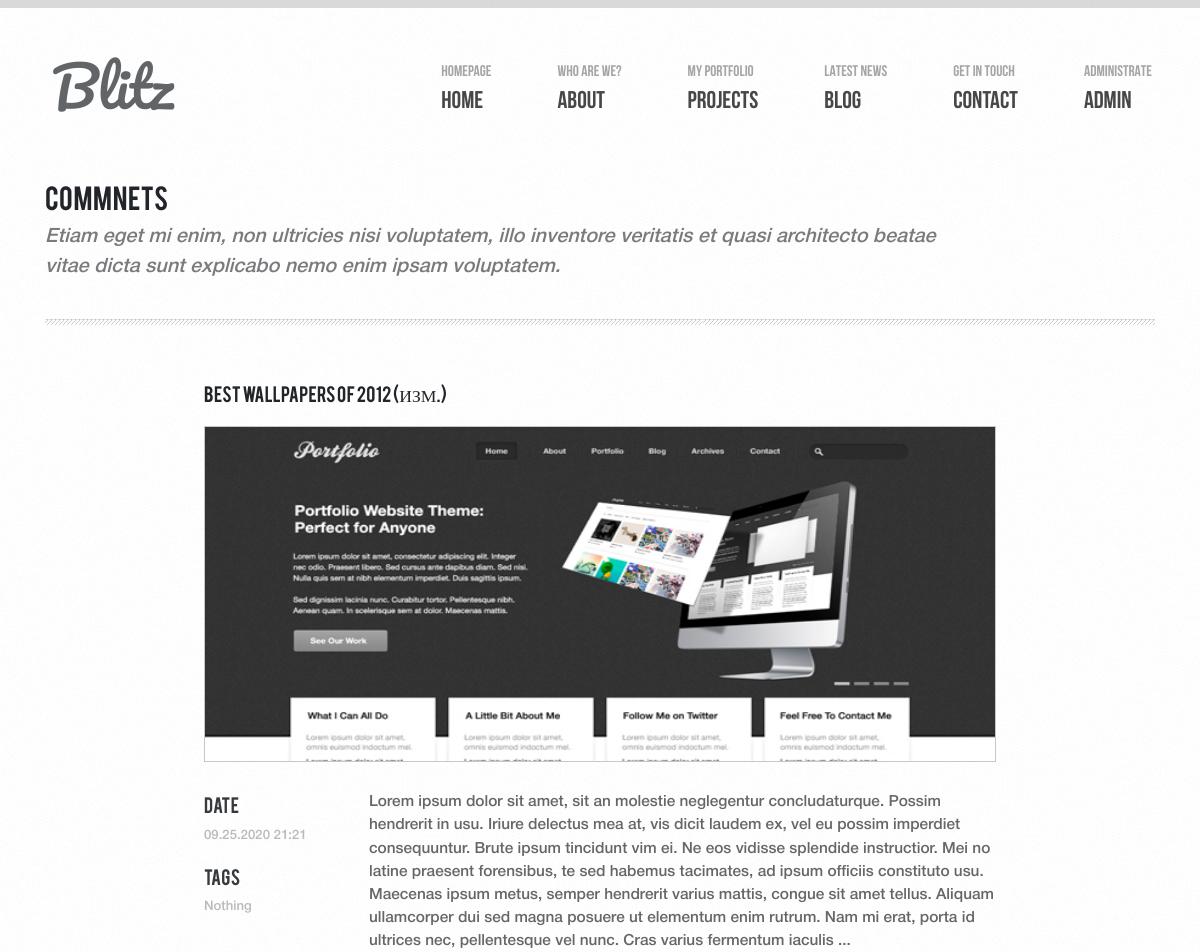
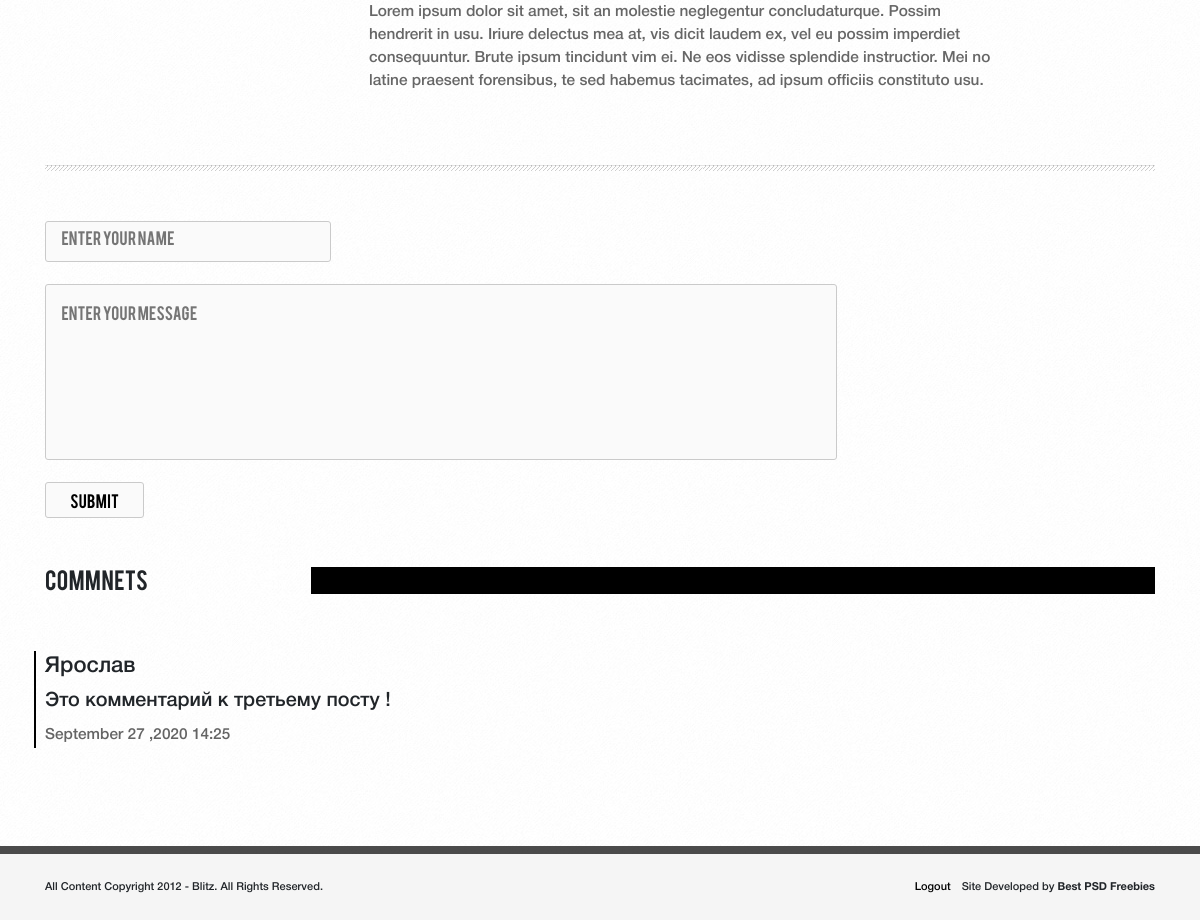
The app's page /blog/comments&id_post=1 (signed in) with its own data (2 pictures, top to bottom).
### models.py (models this page shows, shortened)
class Posts(db.Model):
    id = db.Column(db.Integer, primary_key=True)
    title = db.Column(db.String(50), nullable=False)
    img_path = db.Column(db.String(100), default='../static/images/projects_img')
    date = db.Column(db.String(50), default=datetime.now().strftime("%B %d ,%Y"))
    tags = db.Column(db.String(50), nullable=False)
    text = db.Column(db.String(200), nullable=False)
    comments = db.relationship('Comments', uselist=False, backref='posts')

class Comments(db.Model):
    id = db.Column(db.Integer, primary_key=True)
    id_post = db.Column(db.Integer, db.ForeignKey('posts.id'))
    name = db.Column(db.String(30), nullable=False)
    text = db.Column(db.String(200), nullable=False)
    date = db.Column(db.String(50), default=datetime.now().strftime("%B %d ,%Y %H:%M"))

### view.py (the view, shortened to what this page needs)
@app.route('/blog/comments&id_post=<int:id_post>', methods=['GET', 'POST'])
def comment(id_post):
    post = Posts.query.filter_by(id=id_post).all()
    comms = Comments.query.filter_by(id_post=id_post).order_by(Comments.date.desc()).all()
    form = PostComments(obj=comms)
    return render_template('comments.html', post=post, comms=comms)

### forms.py
class PostComments(Form):
	name = StringField('Name')
	text = TextAreaField('Text')

### templates/comments.html (shortened to what this page needs)
{% extends 'base.html' %}
{% block head %}
    <link rel="stylesheet" href="../static/css/comments.css">
{% endblock %}
{% block main %}
    <main class="main">
        <div class="container">
            <div class="about-title">
                <div class="title text-uppercase">Commnets</div>
                <div class="subtitle">Etiam eget mi enim, non ultricies nisi voluptatem, illo inventore veritatis et quasi architecto beatae<br>
                                      vitae dicta sunt explicabo nemo enim ipsam voluptatem.
                </div>
            </div>
            <hr class="line">
            <section class="blog-content">
                <div class="blog-items">
                    {% for el in post %}
                    <div class="blog-item">
                        <div class="title text-uppercase">{{ el.title }}</div>
                        <img src="{{ el.img_path }}" alt="">
                        <div class="info d-flex">
                            <div class="info-left">
                                <div class="date">
                                    <div class="text text-uppercase">Date</div>
                                    <div class="value">{{ el.date }}</div>
                                </div>
                                <div class="tags">
                                    <div class="text text-uppercase">Tags</div>
                                    <div class="value">{{ el.tags }}</div>
                                </div>
                            </div>
                            <div class="info-right">
                                <div class="text d-flex flex-wrap">{{ el.text }}</div>
                                <div class="text">Lorem ipsum dolor sit amet, sit an molestie neglegentur concludaturque. Possim hendrerit in usu. Iriure delectus mea at, vis dicit laudem ex, vel eu possim imperdiet consequuntur. Brute ipsum tincidunt vim ei. Ne eos vidisse splendide instructior. Mei no latine praesent forensibus, te sed habemus tacimates, ad ipsum officiis constituto usu.</div>
                            </div>
                        </div>
                    </div>
                    <hr class="line">
                    {% endfor %}
                    <section class="comm-section">
                        <div class="comm-form">
                            <form method="post" class="form" name="comm">
                                <input type="text" placeholder="Enter your name" name="name" id="name">
                                <textarea name="text" id="text" class="textarea" placeholder="Enter your message"></textarea>
                                <input type="submit" class="sub" value='SUBMIT' id="submit">
                            </form>
                        </div>
                        <div class="comments-block">
                            <div class="comments-title text-uppercase d-flex justify-content-between">
                                <div class="text">Commnets</div>
                                <hr class="big-line">
                            </div>
                            <div class="other-comm-block">
                                {% for el in comms %}
                                <div class="other-comm">
                                    <div class="name">{{ el.name }}</div>
                                    <div class="text">{{ el.text }}</div>
                                    <div class="date">{{ el.date }}</div>
                                </div>
                                {% endfor %}
                            </div>
                        </div>
                    </section>
                </div>
            </section>
        </div>
    </main>
{% endblock %}

### static/css/footer.css (style rules this page uses)
html { font-size: 10px; color: #474747; }

### static/css/comments.css (style rules this page uses)
html { font-size: 11px; color: #474747; }
body { background: url('../images/body_bg1.jpg'); }
.about-title .title { font-family: 'Bebas' ,serif; font-size: 2.4rem; padding-bottom: .6rem; }
.about-title .subtitle { font-family: 'Helvetica Neue',serif; font-size: 1.8rem; font-style: italic; opacity: .6; font-weight: 400; padding-bottom: 2.3rem; }
.line { height: 5px; background: url('../images/line.jpg'); }
.blog-item { width: 72rem; margin: 0 auto; }
.blog-item .title { font-size: 1.6rem; font-family: 'Bebas', serif; padding: 4rem 0 1.8rem 0; }
.blog-item img { width: 72rem; height: 30.5rem; border: 1px solid #c7c7c7; }
.blog-item .info { padding: 2.7rem 0 5.5rem 0; }
.info-left { min-width: 10rem; }
.blog-item .info-left .text { font-size: 1.6rem; font-family: 'Bebas', serif; opacity: .9; }
.blog-item .info-left .value { font-family: 'Helvetica Neue', serif; color: #bababa; font-size: 1.2rem; padding: .8rem 0 1.5rem; }
.blog-item .info-right { font-family: 'Helvetica Neue', serif; font-size: 1.4rem; color: #414141; opacity: .8; padding-left: 5rem; }
.form { display: flex; flex-direction: column; font-family: 'Helvetica Neue', sans-serif; font-size: 1.4rem; }
.form input { height: 3.5rem; width: 26rem; margin: 1rem 0; padding: 1.8rem 1.4rem; background-color: #fafafa; border: 1px solid rgb(202, 202, 202); border-radius: 3px; }
.form input::placeholder { font-family: 'Bebas' ,serif; }
.form input:first-child { margin-top: 3.5rem; }
.form textarea { height: 16rem; width: 72rem; margin: 1rem 0; padding: 1.4rem 1.4rem; background-color: #fafafa; border: 1px solid rgb(202, 202, 202); border-radius: 3px; resize: none }
.form textarea::placeholder { font-family: 'Bebas' ,serif; }
.form .sub { height: auto; width: 9rem; font-family: 'Bebas' ,serif; margin: 1rem 0; margin-bottom: 2rem; padding: .5rem .7rem; background-color: #fafafa; border: 1px solid rgb(202, 202, 202); border-radius: none; }
.comments-title { padding: 2rem 0 5rem 0; }
.comments-title .text { font-family: 'Bebas', serif; font-size: 2rem; cursor: pointer; }
.comments-title .big-line { width: 76%; height: 2.4rem; margin: 0; margin-top: .4rem; background-color: #000; position: relative; transition: all .4s linear; }
.other-comm-block { font-family: 'Helvetica Neue', sans-serif; }
.other-comm { position: relative; margin-bottom: 4rem; }
.other-comm-block .name { font-size: 2rem; }
.other-comm-block .text { font-size: 1.8rem; padding: .3rem 0 .7rem 0; }
.other-comm-block .date { font-size: 1.4rem; color: #646464; }

### records on screen
Posts: title "BEST WALLPAPERS OF 2012 (ИЗМ.)", img_path (picture), date "09.25.2020 21:21", tags "Nothing", text "Lorem ipsum dolor sit amet, sit an molestie neglegentur concludaturque. Possim hendrerit in usu. Iriure delectus mea at, vis dicit laudem ex, vel eu possim imperdiet consequuntur. Brute ipsum tincidunt vim ei. Ne eos vidisse splendide instructior. Mei no latine praesent forensibus, te sed habemus tacimates, ad ipsum officiis constituto usu. Maecenas ipsum metus, semper hendrerit varius mattis, congue sit amet tellus. Aliquam ullamcorper dui sed magna posuere ut elementum enim rutrum. Nam mi erat, porta id ultrices nec, pellentesque vel nunc. Cras varius fermentum iaculis ..."
Comments: name "Ярослав", text "Это комментарий к третьему посту !", date "September 27 ,2020 14:25"
